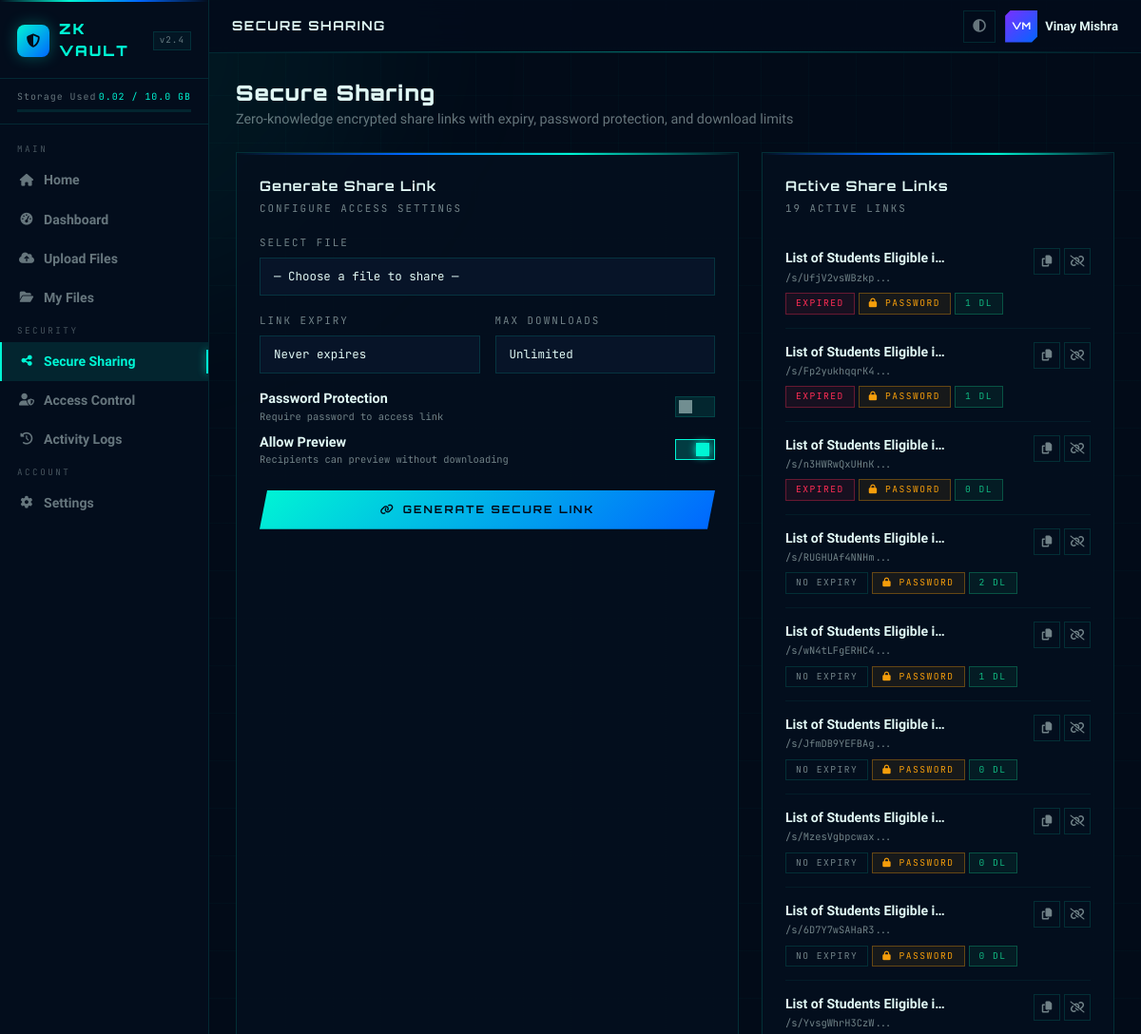
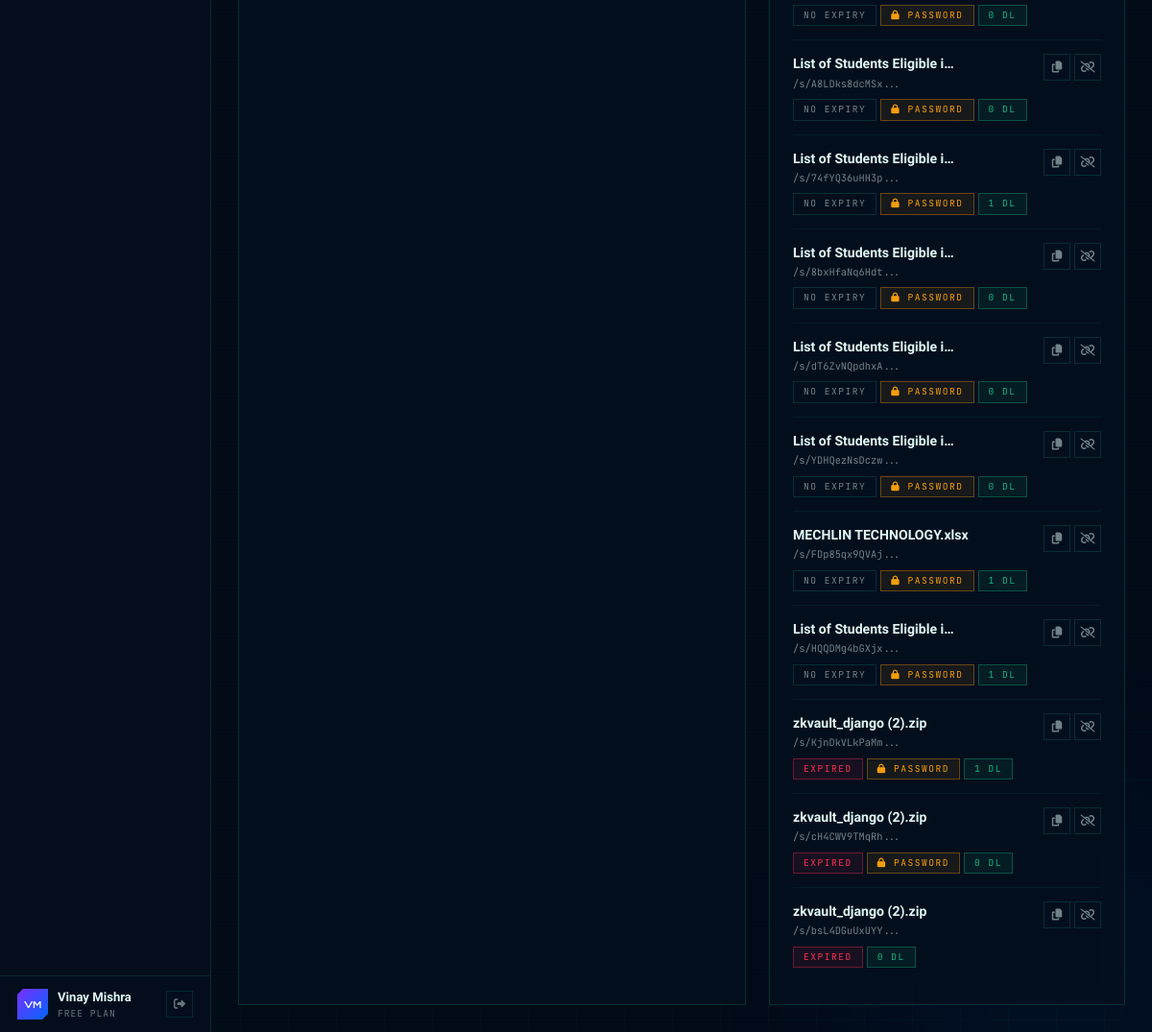
Page /share/ (signed in) on the committed database (2 pictures, top to bottom).
### accounts/models.py (models this page shows, shortened)
class UserProfile(models.Model):
    PLAN_CHOICES = [
        ('free', 'Free'),
        ('pro', 'Pro'),
        ('enterprise', 'Enterprise'),
    ]
    THEME_CHOICES = [('dark', 'Dark'), ('light', 'Light')]
    user = models.OneToOneField(User, on_delete=models.CASCADE, related_name='profile')
    storage_used = models.BigIntegerField(default=0)        # bytes
    storage_quota = models.BigIntegerField(default=10737418240)  # 10 GB
    plan = models.CharField(max_length=20, choices=PLAN_CHOICES, default='free')
    theme = models.CharField(max_length=10, choices=THEME_CHOICES, default='dark')
    two_fa_enabled = models.BooleanField(default=False)
    login_notifications = models.BooleanField(default=True)
    share_notifications = models.BooleanField(default=True)
    session_timeout = models.BooleanField(default=True)
    avatar = models.ImageField(upload_to='avatars/', null=True, blank=True)
    is_admin = models.BooleanField(default=False)
    is_suspended = models.BooleanField(default=False)
    created_at = models.DateTimeField(auto_now_add=True)
    updated_at = models.DateTimeField(auto_now=True)
    def storage_used_gb(self):
        return round(self.storage_used / (1024 ** 3), 2)
    def storage_quota_gb(self):
        return round(self.storage_quota / (1024 ** 3), 1)
    def storage_percent(self):
        if self.storage_quota == 0:
            return 0
        return round((self.storage_used / self.storage_quota) * 100, 1)

### vault/models.py (models this page shows, shortened)
class ShareLink(models.Model):
    file = models.ForeignKey(VaultFile, on_delete=models.CASCADE, related_name='share_links')
    token = models.CharField(max_length=64, unique=True)
    created_by = models.ForeignKey(User, on_delete=models.CASCADE, related_name='created_links')
    expires_at = models.DateTimeField(null=True, blank=True)
    password_hash = models.CharField(max_length=255, blank=True)   # hashed password
    max_downloads = models.IntegerField(default=0)                  # 0 = unlimited
    download_count = models.IntegerField(default=0)
    allow_preview = models.BooleanField(default=True)
    is_active = models.BooleanField(default=True)
    created_at = models.DateTimeField(auto_now_add=True)
    class Meta:
        ordering = ['-created_at']
    def is_valid(self):
        if not self.is_active:
            return False
        if self.expires_at and timezone.now() > self.expires_at:
            return False
        if self.max_downloads > 0 and self.download_count >= self.max_downloads:
            return False
        return True
    def has_password(self):
        return bool(self.password_hash)
    def public_url(self):
        return f"/s/{self.token}/"

class VaultFile(models.Model):
    FILE_TYPE_CHOICES = [
        ('pdf', 'PDF'),
        ('img', 'Image'),
        ('doc', 'Document'),
        ('zip', 'Archive'),
        ('vid', 'Video'),
        ('other', 'Other'),
    ]
    owner = models.ForeignKey(User, on_delete=models.CASCADE, related_name='vault_files')
    name = models.CharField(max_length=255)                     # display name (can be renamed)
    original_name = models.CharField(max_length=255)            # original filename
    file = models.FileField(upload_to=get_file_upload_path)
    file_type = models.CharField(max_length=10, choices=FILE_TYPE_CHOICES, default='other')
    size = models.BigIntegerField(default=0)                    # bytes
    mime_type = models.CharField(max_length=120, blank=True)
    is_encrypted = models.BooleanField(default=True)
    encryption_algo = models.CharField(max_length=20, default='AES-256')
    uploaded_at = models.DateTimeField(auto_now_add=True)
    updated_at = models.DateTimeField(auto_now=True)
    is_deleted = models.BooleanField(default=False)
    deleted_at = models.DateTimeField(null=True, blank=True)
    class Meta:
        ordering = ['-uploaded_at']
    def size_display(self):
        size = self.size
        for unit in ['B', 'KB', 'MB', 'GB']:
            if size < 1024:
                return f"{size:.1f} {unit}" if unit != 'B' else f"{size} {unit}"
            size /= 1024
        return f"{size:.1f} TB"

### vault/views.py (the view)
# urls.py: path('share/', views.share_view, name='share'),
@login_required
def share_view(request):
    files            = VaultFile.objects.filter(owner=request.user, is_deleted=False).order_by('name')
    selected_file_id = request.GET.get('file')
    selected_file    = None
    if selected_file_id:
        try:
            selected_file = files.get(id=selected_file_id)
        except VaultFile.DoesNotExist:
            pass
    share_links = ShareLink.objects.filter(
        created_by=request.user
    ).select_related('file').order_by('-created_at')
    return render(request, 'vault/share.html', {
        'active_view'  : 'share',
        'files'        : files,
        'selected_file': selected_file,
        'share_links'  : share_links,
    })

### templates/vault/share.html (shortened to what this page needs)
{% extends 'app_base.html' %}
{% block page_title %}Secure Sharing{% endblock %}
{% block content %}
<div class="page-header">
  <div class="page-header-left">
    <h1>Secure Sharing</h1>
    <p>Zero-knowledge encrypted share links with expiry, password protection, and download limits</p>
  </div>
</div>
<div class="row g-4">
  <div class="col-lg-7" style="animation-delay:.1s">
    <div class="zk-card">
      <div class="zk-card-title">Generate Share Link</div>
      <div class="zk-card-sub">Configure access settings</div>
      <div class="form-group-zk">
        <label class="form-label-zk">Select File</label>
        <select class="zk-select" id="fileSelector" onchange="updateFilePreview()">
          <option value="">— Choose a file to share —</option>
        </select>
      </div>
      <div class="row g-3 mb-3">
        <div class="col-6">
          <label class="form-label-zk">Link Expiry</label>
          <select class="zk-select" id="expirySelect">
            <option value="">Never expires</option>
          </select>
        </div>
        <div class="col-6">
          <label class="form-label-zk">Max Downloads</label>
          <select class="zk-select" id="maxDownloads">
            <option value="0">Unlimited</option>
          </select>
        </div>
      </div>
      <div class="d-flex align-items-center justify-content-between mb-2">
        <div>
          <div style="font-size:.9rem;font-weight:600">Password Protection</div>
          <div style="font-family:'JetBrains Mono',monospace;font-size:.65rem;color:var(--zk-muted)">Require password to access link</div>
        </div>
        <label class="toggle-zk">
          <span class="toggle-track"></span>
        </label>
      </div>
      <div class="d-flex align-items-center justify-content-between mb-4">
        <div>
          <div style="font-size:.9rem;font-weight:600">Allow Preview</div>
          <div style="font-family:'JetBrains Mono',monospace;font-size:.65rem;color:var(--zk-muted)">Recipients can preview without downloading</div>
        </div>
        <label class="toggle-zk">
          <span class="toggle-track"></span>
        </label>
      </div>
      <button class="btn-zk-primary" onclick="generateLink()">
        <i class="fa-solid fa-link"></i> Generate Secure Link
      </button>
    </div>
  </div>
  <div class="col-lg-5" style="animation-delay:.2s">
    <div class="zk-card">
      <div class="zk-card-title">Active Share Links</div>
      <div class="zk-card-sub">{{ share_links|length }} active link{{ share_links|length|pluralize }}</div>
      {% if share_links %}
        {% for link in share_links %}
        <div class="share-link-zk {% if not link.is_valid %}expired{% endif %}" id="link_{{ link.id }}" style="animation-delay:{{ forloop.counter0 }}0ms">
          <div class="d-flex align-items-start justify-content-between gap-2">
            <div class="flex-grow-1 overflow-hidden">
              <div class="link-fname">{{ link.file.name|truncatechars:28 }}</div>
              <div class="link-token">/s/{{ link.token|slice:":12" }}...</div>
              <div class="d-flex gap-1 mt-2 flex-wrap">
                {% if link.expires_at %}
                  <span class="zk-badge {% if link.is_valid %}blue{% else %}danger{% endif %}">{% if link.is_valid %}{{ link.expires_at|timesince }} left{% else %}Expired{% endif %}</span>
                {% else %}
                  <span class="zk-badge muted">No expiry</span>
                {% endif %}
                {% if link.has_password %}<span class="zk-badge amber"><i class="fa-solid fa-lock"></i> Password</span>{% endif %}
                <span class="zk-badge green">{{ link.download_count }} dl</span>
              </div>
            </div>
            <div class="d-flex gap-1 flex-shrink-0">
              <button class="icon-btn" title="Copy" onclick="copyToClipboard('{{ request.scheme }}://{{ request.get_host }}{{ link.public_url }}')"><i class="fa-solid fa-copy"></i></button>
              <button class="icon-btn danger" title="Revoke" onclick="revokeLink({{ link.id }})"><i class="fa-solid fa-link-slash"></i></button>
            </div>
          </div>
        </div>
        {% endfor %}
      {% else %}
      <div class="empty-state">
        <i class="fa-solid fa-link"></i>
        No share links yet
      </div>
      {% endif %}
    </div>
  </div>
</div>
{% endblock %}

### templates/app_base.html (shortened to what this page needs)
{% load static %}
<!DOCTYPE html>
<html lang="en" data-theme="dark">
<head>
<link rel="stylesheet" href="https://cdnjs.cloudflare.com/ajax/libs/font-awesome/6.5.0/css/all.min.css">
<link href="https://cdn.jsdelivr.net/npm/bootstrap@5.3.2/dist/css/bootstrap.min.css" rel="stylesheet">
<link rel="stylesheet" href="{% static 'css/zkvault.css' %}">
</head>
<body>
<div class="layout-wrap">
  <aside class="sidebar-zk" id="sidebar">
    <a href="{% url 'dashboard' %}" class="sidebar-logo">
      <div class="sidebar-logo-icon"><i class="fa-solid fa-shield-halved"></i></div>
      <span class="sidebar-brand">ZK VAULT</span>
      <span class="sidebar-ver">v2.4</span>
    </a>
    <div class="sidebar-storage">
      <div class="storage-header">
        <span>Storage Used</span>
        <span style="color:var(--zk-primary)">{{ request.user.profile.storage_used_gb }} / {{ request.user.profile.storage_quota_gb }} GB</span>
      </div>
      <div class="storage-bar-zk">
      </div>
    </div>
    <nav class="sidebar-nav-zk">
      <div class="nav-section-label">Main</div>
      <a href="{% url 'index' %}" class="nav-item-zk">
        <i class="fa-solid fa-house"></i> Home
      </a>
      <a href="{% url 'dashboard' %}" class="nav-item-zk {% if active_view == 'dash' %}active{% endif %}">
        <i class="fa-solid fa-gauge-high"></i> Dashboard
      </a>
      <a href="{% url 'upload' %}" class="nav-item-zk {% if active_view == 'upload' %}active{% endif %}">
        <i class="fa-solid fa-cloud-arrow-up"></i> Upload Files
      </a>
      <a href="{% url 'files' %}" class="nav-item-zk {% if active_view == 'files' %}active{% endif %}">
        <i class="fa-solid fa-folder-open"></i> My Files
      </a>
      <div class="nav-section-label">Security</div>
      <a href="{% url 'share' %}" class="nav-item-zk {% if active_view == 'share' %}active{% endif %}">
        <i class="fa-solid fa-share-nodes"></i> Secure Sharing
      </a>
      <a href="{% url 'access' %}" class="nav-item-zk {% if active_view == 'access' %}active{% endif %}">
        <i class="fa-solid fa-user-shield"></i> Access Control
      </a>
      <a href="{% url 'logs' %}" class="nav-item-zk {% if active_view == 'logs' %}active{% endif %}">
        <i class="fa-solid fa-clock-rotate-left"></i> Activity Logs
      </a>
      <div class="nav-section-label">Account</div>
      <a href="{% url 'settings' %}" class="nav-item-zk {% if active_view == 'settings' %}active{% endif %}">
        <i class="fa-solid fa-gear"></i> Settings
      </a>
    </nav>
    <div class="sidebar-footer-zk">
      <div class="user-card-zk">
        <div class="avatar-zk">{{ request.user.first_name|first|upper }}{{ request.user.last_name|first|upper }}</div>
        <div style="flex:1;overflow:hidden">
          <div class="user-name-zk">{{ request.user.get_full_name|default:request.user.email }}</div>
          <div class="user-plan-zk">{{ request.user.profile.plan|capfirst }} Plan</div>
        </div>
        <a href="{% url 'logout' %}" class="logout-btn" title="Logout">
          <i class="fa-solid fa-right-from-bracket"></i>
        </a>
      </div>
    </div>
  </aside>
  <div class="main-wrap">
    <header class="topbar-zk">
      <div class="topbar-title">{% block page_title %}Dashboard{% endblock %}</div>
      <div class="topbar-actions">
        <button class="topbar-icon-btn" onclick="toggleTheme()" title="Toggle Theme">
          <i class="fa-solid fa-circle-half-stroke"></i>
        </button>
        <div style="display:flex;align-items:center;gap:8px">
          <div class="topbar-avatar">{{ request.user.first_name|first|upper }}{{ request.user.last_name|first|upper }}</div>
          <span class="topbar-name d-none d-md-inline">{{ request.user.get_full_name|default:request.user.email }}</span>
        </div>
      </div>
    </header>
    <div class="page-content-zk">
      {% block content %}{% endblock %}
    </div>
  </div>
</div>
</body>
</html>

### static/css/zkvault.css (style rules this page uses)
:root { --zk-primary: #00f5d4; --zk-secondary: #0066ff; --zk-accent: #7b2fff; --zk-danger: #ff2d55; --zk-warning: #f59e0b; --zk-success: #10b981; --zk-dark: #020b18; --zk-dark-2: #040f1e; --zk-card: rgba(0,245,212,0.04); --zk-border: rgba(0,245,212,0.14); --zk-border-2: rgba(0,245,212,0.28); --zk-glow: 0 0 30px rgba(0,245,212,0.3); --zk-text: #e0f7f4; --zk-muted: rgba(224,247,244,0.5); --zk-font-head: 'Orbitron', monospace; --zk-font-body: 'Rajdhani', sans-serif; --zk-font-mono: 'JetBrains Mono', monospace; }
*, *::before, *::after { margin:0; padding:0; box-sizing:border-box; }
html { scroll-behavior:smooth; }
body { background: var(--zk-dark); color: var(--zk-text); font-family: var(--zk-font-body); min-height: 100vh; overflow-x: hidden; }
.sidebar-brand { font-family: 'Orbitron', monospace; font-weight: 900; font-size: .95rem; letter-spacing: 2px; color: var(--zk-primary); }
.sidebar-ver { font-family: 'JetBrains Mono', monospace; font-size: .58rem; color: var(--zk-muted); border: 1px solid var(--zk-border); padding: 2px 5px; }
.sidebar-storage { padding: 12px 14px; border-bottom: 1px solid var(--zk-border); font-family: 'JetBrains Mono', monospace; font-size: .63rem; color: var(--zk-muted); }
.nav-section-label { font-family: 'JetBrains Mono', monospace; font-size: .56rem; letter-spacing: 2px; text-transform: uppercase; color: var(--zk-muted); padding: 4px 8px 5px; }
.topbar-title { font-family: 'Orbitron', monospace; font-size: .85rem; font-weight: 700; letter-spacing: 1px; color: var(--zk-text); }
.page-header { margin-bottom: 24px; }
select, select option { background: #040f1e; color: #e0f7f4; border: 1px solid var(--zk-border); }
.zk-select { background: #040f1e; color: #e0f7f4; border: 1px solid var(--zk-border); padding: 9px 14px; font-family: 'JetBrains Mono', monospace; font-size: .82rem; width: 100%; cursor: pointer; appearance: none; -webkit-appearance: none; background-repeat: no-repeat; background-position: right 12px center; padding-right: 32px; }

### rows in the picture
ShareLink: file.name "List of Students Eligible i…", token "UfjV2vsWBzkp", is_active "EXPIRED", shows "PASSWORD", download_count "1"
ShareLink: file.name "List of Students Eligible i…", token "Fp2yukhqqrK4", is_active "EXPIRED", shows "PASSWORD", download_count "1"
ShareLink: file.name "List of Students Eligible i…", token "n3HWRwQxUHnK", is_active "EXPIRED", shows "PASSWORD", download_count "0"
ShareLink: file.name "List of Students Eligible i…", token "RUGHUAf4NNHm", shows "NO EXPIRY", shows "PASSWORD", download_count "2"
ShareLink: file.name "List of Students Eligible i…", token "wN4tLFgERHC4", shows "NO EXPIRY", shows "PASSWORD", download_count "1"
ShareLink: file.name "List of Students Eligible i…", token "JfmDB9YEFBAg", shows "NO EXPIRY", shows "PASSWORD", download_count "0"
ShareLink: file.name "List of Students Eligible i…", token "MzesVgbpcwax", shows "NO EXPIRY", shows "PASSWORD", download_count "0"
ShareLink: file.name "List of Students Eligible i…", token "6D7Y7wSAHaR3", shows "NO EXPIRY", shows "PASSWORD", download_count "0"
ShareLink: file.name "List of Students Eligible i…", token "YvsgWhrH3CzW", shows "NO EXPIRY", shows "PASSWORD", download_count "0"
ShareLink: file.name "List of Students Eligible i…", token "A8LDks8dcMSx", shows "NO EXPIRY", shows "PASSWORD", download_count "0"
ShareLink: file.name "List of Students Eligible i…", token "74fYQ36uHH3p", shows "NO EXPIRY", shows "PASSWORD", download_count "1"
ShareLink: file.name "List of Students Eligible i…", token "8bxHfaNq6Hdt", shows "NO EXPIRY", shows "PASSWORD", download_count "0"
ShareLink: file.name "List of Students Eligible i…", token "dT6ZvNQpdhxA", shows "NO EXPIRY", shows "PASSWORD", download_count "0"
ShareLink: file.name "List of Students Eligible i…", token "YDHQezNsDczw", shows "NO EXPIRY", shows "PASSWORD", download_count "0"
ShareLink: file.name "MECHLIN TECHNOLOGY.xlsx", token "FDp85qx9QVAj", shows "NO EXPIRY", shows "PASSWORD", download_count "1"
ShareLink: file.name "List of Students Eligible i…", token "HQQDMg4bGXjx", shows "NO EXPIRY", shows "PASSWORD", download_count "1"
ShareLink: file.name "zkvault_django (2).zip", token "KjnDkVLkPaMm", is_active "EXPIRED", shows "PASSWORD", download_count "1"
ShareLink: file.name "zkvault_django (2).zip", token "cH4CWV9TMqRh", is_active "EXPIRED", shows "PASSWORD", download_count "0"
ShareLink: file.name "zkvault_django (2).zip", token "bsL4DGuUxUYY", is_active "EXPIRED", download_count "0"

### other values in the picture
{{ request.user.profile.storage_used_gb }} "0.02"
{{ request.user.profile.storage_quota_gb }} "10.0"
{{ request.user.first_name|first|upper }} "V"
{{ request.user.last_name|first|upper }} "M"
{{ request.user.get_full_name|default:request.user.email }} "Vinay Mishra"
{{ request.user.profile.plan|capfirst }} "FREE"
{{ share_links|length }} "19"
